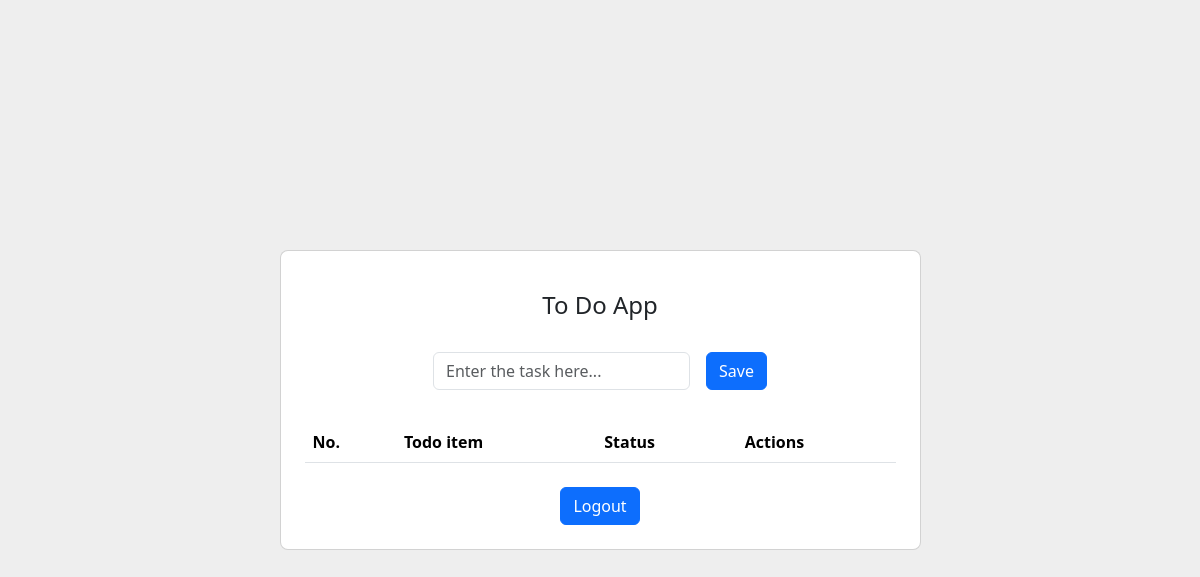
Page / (signed in) on the earlier database version.
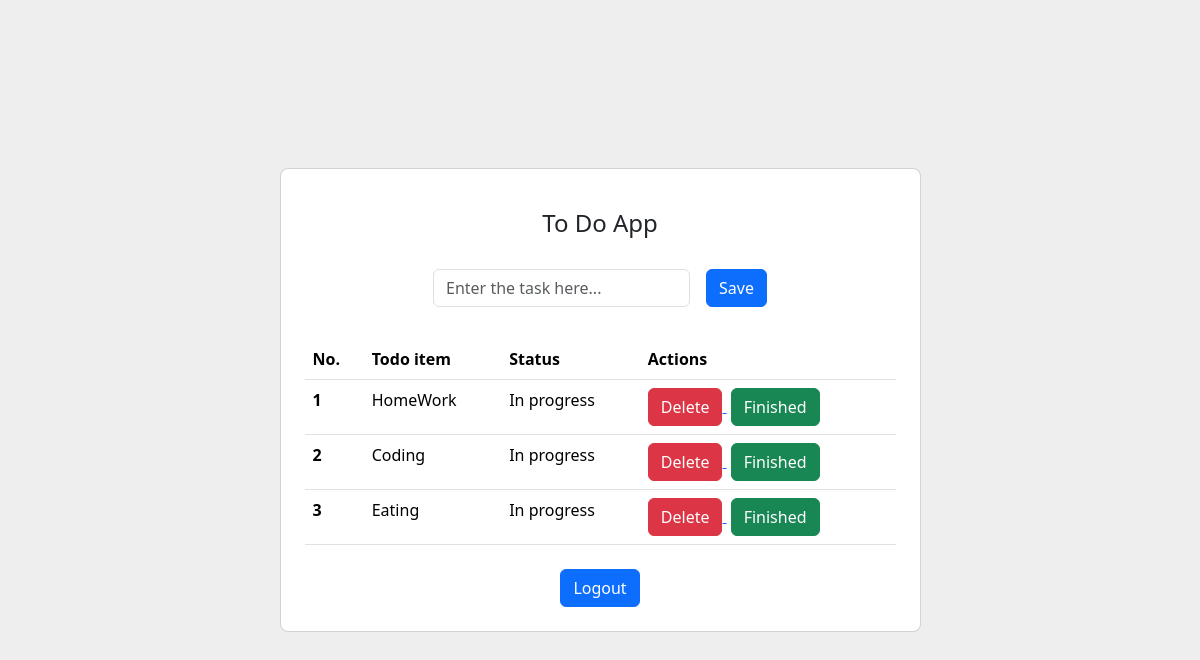
Same page on the later database version.
### todoapp/models.py (models this page shows, shortened)
class Todo(models.Model):
    user=models.ForeignKey(User,on_delete=models.CASCADE)
    task=models.CharField(max_length=100)
    status=models.BooleanField(default=False)

### todoapp/views.py (the view, shortened to what this page needs)
# urls.py: 2. Add a URL to urlpatterns:  path('', views.home, name='home')
@login_required(login_url='/login/')
def home(request):
    data=models.Todo.objects.all()
    return render(request,'index.html',{'data':data})

### todoapp/templates/index.html (shortened to what this page needs)
{% include 'header.html' %}
<section class="vh-100" style="background-color: #eee;">
    <div class="container py-5 h-100">
      <div class="row d-flex justify-content-center align-items-center h-100">
        <div class="col col-lg-9 col-xl-7">
          <div class="card rounded-3">
            <div class="card-body p-4">
              <h4 class="text-center my-3 pb-3">To Do App</h4>
              <form class="row row-cols-lg-auto g-3 justify-content-center align-items-center mb-4 pb-2" method='post'>
                <div class="col-12">
                  <div data-mdb-input-init class="form-outline">
                    <input type="text" id="form1" class="form-control" placeholder="Enter the task here..." name="todo_list"/>
                  </div>
                </div>
                <div class="col-12">
                  <button type="submit" data-mdb-button-init data-mdb-ripple-init class="btn btn-primary">Save</button>
                </div>
              </form>
              <table class="table mb-4">
                <thead>
                  <tr>
                    <th scope="col">No.</th>
                    <th scope="col">Todo item</th>
                    <th scope="col">Status</th>
                    <th scope="col">Actions</th>
                  </tr>
                </thead>
                {% for i in data %}
                <tbody>
                  <tr>
                    <th scope="row">{{ forloop.counter }}</th>
                    <td>{{ i.task }}</td>
                    {% if i.status == True %}
                    <td>Completed</td>
                    {% else %}
                    <td>In progress</td>
                    {% endif %}
                    <td>
                      <a href="{% url 'delete' i.task %}">
                        <button type="submit" data-mdb-button-init data-mdb-ripple-init class="btn btn-danger">Delete</button>
                      </a>
                    {% if i.status == True %}
                      <a href="{% url 'update' i.task %}">
                        <button type="submit" data-mdb-button-init data-mdb-ripple-init class="btn btn-success ms-1" disabled>Finished</button>
                      </a>
                    {% else %}
                    <a href="{% url 'update' i.task %}">
                      <button type="submit" data-mdb-button-init data-mdb-ripple-init class="btn btn-success ms-1" >Finished</button>
                    </a>
                    {% endif %}
                    </td>
                  </tr>
                </tbody>
                {% endfor %}
              </table>
              <div class="col-12" style="text-align: center;">
                <a href="{% url 'logout' %}">
                  <button type="submit" data-mdb-button-init data-mdb-ripple-init class="btn btn-primary">Logout</button>
                </a>
              </div>
            </div>
          </div>
        </div>
      </div>
    </div>
  </section>
  {% include 'footer.html' %}

### todoapp/templates/header.html (shortened to what this page needs)
<!DOCTYPE html>
<html lang="en">
<head>
    <link href="https://cdn.jsdelivr.net/npm/bootstrap@5.3.3/dist/css/bootstrap.min.css" rel="stylesheet">
</head>
<body>

### todoapp/templates/footer.html (shortened to what this page needs)
</body>
</html>

Differences in the rows shown:
added Todo: task "HomeWork", status "In progress"
added Todo: task "Coding", status "In progress"
added Todo: task "Eating", status "In progress"
